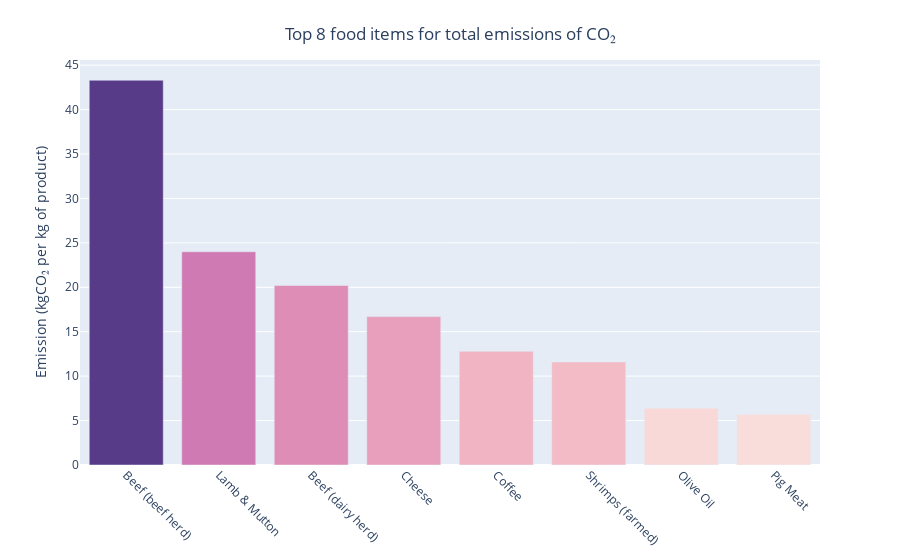

The notebook cell this image was saved under:
### Markdown cell above
Come si può vedere dal grafico a violino e dall'istogramma, *la distribuzione è unimodale e spostata a sinistra*. In altre parole, circa l' 80% degli elementi (35 su 43) emetteno bassi quantitativi totali di CO₂ per essere prodotti. Invece, circa il *16% (7 su 43) emetteno discreti livelli di CO₂*, compresi tra 5-25 kg di CO₂ emessa per 1 kg di alimento prodotto. Infine, *un unico elemento si comporta come outlier, mostrando elevati livelli di emissioni di CO₂* (oltre 43 kg di CO₂ emessa per 1 kg di alimento prodotto).

Nel grafico ho voluto concentrare l'attenzione solo sui valori inerenti alle emissioni totali, mentre nella tabella ho incluso un riassunto statistico di tutti gli step della catena produttiva. Si nota facilmente che la fase che contribuisce maggiormente alle emissioni di CO₂ è rappresentata dal processo di *farming*. 

Sfruttando le informazioni ottenute, voglio concentrare l'attenzione sugli **8 alimenti con i maggiori quantitativi di emissioni totali di CO₂**.

### Code cell
# Creo un subset del dataframe, estraendo solo i primi 8 elementi per valori maggiori di emissioni totali
top_8_emiss = df_emiss.sort_values(by='total_emissions', ascending=False).head(8)

fig = px.bar(

    top_8_emiss,
    x='food_product',
    y='total_emissions',

    color='total_emissions',
    color_continuous_scale='purpor',
    
    hover_name='total_emissions',
    hover_data=dict(
        total_emissions=None,
        food_product=None))


fig.update_layout(

    coloraxis_showscale=False,

    title = 'Top 8 food items for total emissions of CO₂',
    title_x = 0.5,
    title_y = 0.95,
    title_xanchor='center',
    title_yanchor='top',

    yaxis = dict(title='Emission (kgCO₂ per kg of product)'),
    xaxis = dict(
        title=None, 
        tickangle=45))    

# fig.show()
plotly.offline.iplot(fig)

### Figure 1 — Plotly figure (JSON) as saved in the notebook; plotly's stock layout.template omitted (floating-point values rounded to 4 significant figures)
{"data": [{"alignmentgroup": "True", "hovertemplate": "<b>%{hovertext}</b><br><br><extra></extra>", "hovertext": [43.3, 24, 20.2, 16.7, 12.8, 11.6, 6.4, 5.7], "legendgroup": "", "marker": {"color": [43.3, 24, 20.2, 16.7, 12.8, 11.6, 6.4, 5.7], "coloraxis": "coloraxis", "pattern": {"shape": ""}}, "name": "", "offsetgroup": "", "orientation": "v", "showlegend": false, "textposition": "auto", "type": "bar", "x": ["Beef (beef herd)", "Lamb & Mutton", "Beef (dairy herd)", "Cheese", "Coffee", "Shrimps (farmed)", "Olive Oil", "Pig Meat"], "xaxis": "x", "y": [43.3, 24, 20.2, 16.7, 12.8, 11.6, 6.4, 5.7], "yaxis": "y"}], "layout": {"barmode": "relative", "coloraxis": {"colorbar": {"title": {"text": "total_emissions"}}, "colorscale": [[0, "rgb(249, 221, 218)"], [0.1667, "rgb(242, 185, 196)"], [0.3333, "rgb(229, 151, 185)"], [0.5, "rgb(206, 120, 179)"], [0.6667, "rgb(173, 95, 173)"], [0.8333, "rgb(131, 75, 160)"], [1, "rgb(87, 59, 136)"]], "showscale": false}, "legend": {"tracegroupgap": 0}, "margin": {"t": 60}, "title": {"text": "Top 8 food items for total emissions of CO₂", "x": 0.5, "xanchor": "center", "y": 0.95, "yanchor": "top"}, "xaxis": {"anchor": "y", "domain": [0, 1], "tickangle": 45}, "yaxis": {"anchor": "x", "domain": [0, 1], "title": {"text": "Emission (kgCO₂ per kg of product)"}}}}
